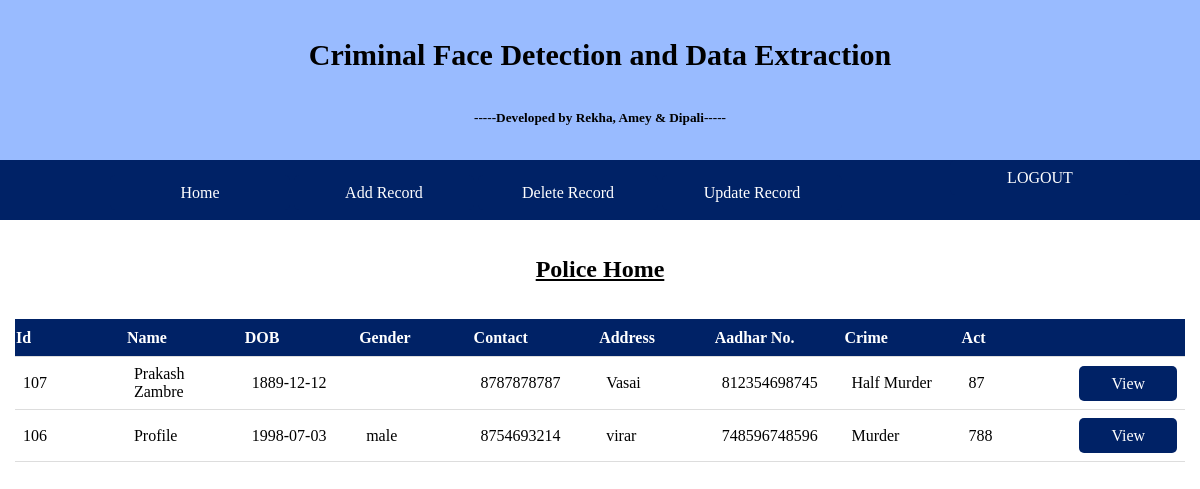
/police_home, run on the app's committed database.
### tables this page shows
CREATE TABLE "users" (
	`id`	INTEGER NOT NULL PRIMARY KEY AUTOINCREMENT UNIQUE,
	`name`	TEXT NOT NULL,
	`dob`	TEXT,
	`gender`	TEXT,
	`contact`	INTEGER,
	`address`	TEXT,
	`aadhar`	INTEGER,
	`crime`	TEXT,
	`act`	TEXT,
	`created`	INTEGER
);

### app.py (the view)
@app.route('/police_home')
def police_home():
    con = sqlite3.connect("database.db")
    con.row_factory = sqlite3.Row
    cur = con.cursor()
    cur.execute("select * from users ORDER BY id DESC")
    rows = cur.fetchall();
    return render_template("police_home.html", rows=rows)

### templates/police_home.html (shortened to what this page needs)
{% extends 'layout_police.html' %}
{% block content %}
<br><br>
    <h2>Police Home</h2>
    <br><br>
     <table>
         <thead>
            <th>Id</th>
            <th>Name</th>
            <th>DOB</th>
            <th>Gender</th>
            <th>Contact</th>
            <th>Address</th>
            <th>Aadhar No.</th>
            <th>Crime</th>
            <th>Act</th>
            <th></th>
         </thead>
         {% for row in rows %}
            <tr>
               <td>{{row["id"]}}</td>
               <td>{{row["name"]}}</td>
               <td> {{ row["dob"]}}</td>
               <td>{{row['gender']}}</td>
                <td>{{row["contact"]}}</td>
               <td>{{row["address"]}}</td>
               <td> {{ row["aadhar"]}}</td>
               <td>{{row['crime']}}</td>
                <td>{{row["act"]}}</td>
                <td><a href="/view/{{ row['id'] }}">View</a></td>
            </tr>
         {% endfor %}
      </table>
    <br><br><br><br>
{% endblock %}

### templates/layout_police.html (style rules this page uses)
* { margin:0; }

### templates/police_home.html (style rules this page uses)
h2 { text-align:center; text-decoration:underline; }
table { border-collapse: collapse; margin-left:15px; margin-right:15px; }
tr, td { border-bottom: 1px solid #ddd; text-align: left; padding: 8px; width:120px; }
td { height:30px; }
th { width:120px; background-color: #002266; color: white; height:35px; text-decoration:bold; }
a { display:block; color:white; text-decoration:none; height:35px; line-height:35px; border-radius:5px; text-align:center; background-color: #002266; }

### data on the page
users: id "107", name "Prakash Zambre", dob "1889-12-12", contact "8787878787", address "Vasai", aadhar "812354698745", crime "Half Murder", act "87"
users: id "106", name "Profile", dob "1998-07-03", gender "male", contact "8754693214", address "virar", aadhar "748596748596", crime "Murder", act "788"
